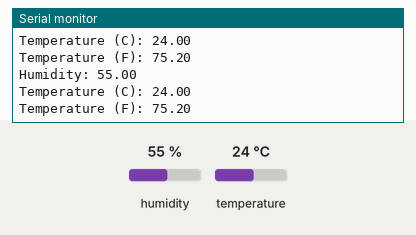
Bench run of a sketch on a simulated Arduino Uno, built with avr-gcc and run on an emulated ATmega328P. Shown: the last lines printed to the serial monitor. Inputs (shaded band) come from the test bench; at power-on: humidity 55 %, temperature 24 °C.

Above: at 2.8 s.
2.9 s: humidity set to 22 %
At 4.5 s:
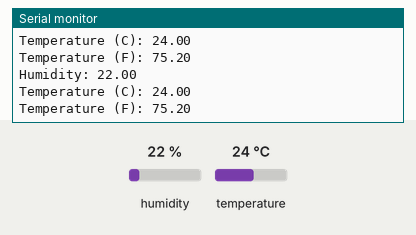
5.6 s: temperature set to 12 °C
At 6.9 s:
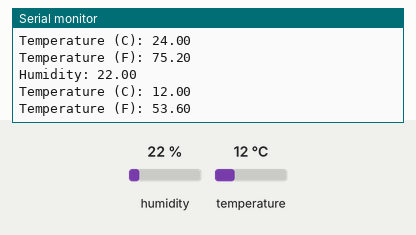
8.3 s: humidity set to 40 %
At 11.6 s:
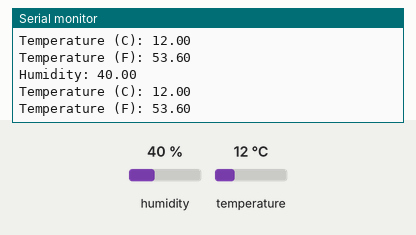
Timing chart, 0 to 13.1 s (numbered marks = the images above; inputs shaded):
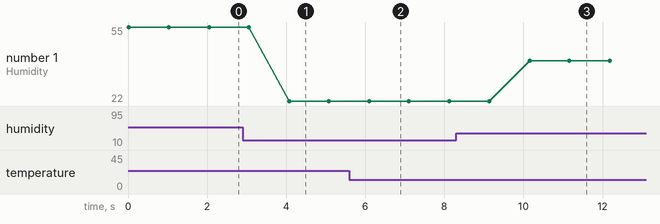

The sketch:

temperature_humidity.ino
```cpp
#include "DHT.h"
int dht_pin = 10;
DHT dht(dht_pin, DHT11);
void setup() {
  Serial.begin(9600);
  dht.begin();
}
void loop() {
  float h = dht.readHumidity();
  float t = dht.readTemperature();
  float f = dht.readTemperature(true);
  Serial.print("Humidity: ");
  Serial.println(h);
  Serial.print("Temperature (C): ");
  Serial.println(t);
  Serial.print("Temperature (F): ");
  Serial.println(f);
  delay(1000);
}
```

Measured:
- after the input at 2.9 s, the serial monitor: prints a new line after 1.2 s (image 1)
- after the input at 5.6 s, the serial monitor: prints a new line after 0.52 s (image 2)
- after the input at 8.3 s, the serial monitor: prints a new line after 1.9 s (image 3)
- plotted number 1: 55 → 22 after the input at 2.9 s, 22 → 40 after the input at 8.3 s
